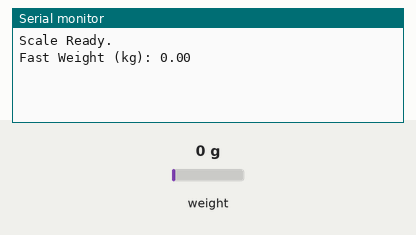
This sketch was run on a simulated Arduino Uno, built with avr-gcc and run on an emulated ATmega328P. On the bench: the last lines printed to the serial monitor. The inputs (shaded band) are chosen by the test bench; at power-on: weight on the scale 0 g.

Above: at 2.2 s.
2.3 s: weight on the scale set to 100 g
At 3.3 s:
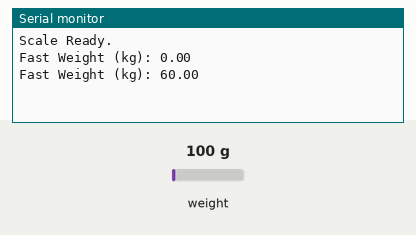
3.8 s: weight on the scale set to 1250 g
At 5.3 s:
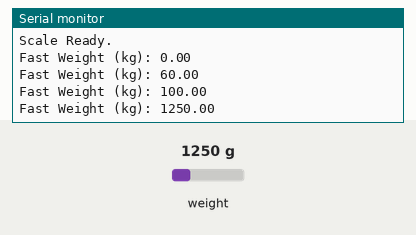
Timing chart, 0 to 6.8 s (numbered marks = the images above; inputs shaded):
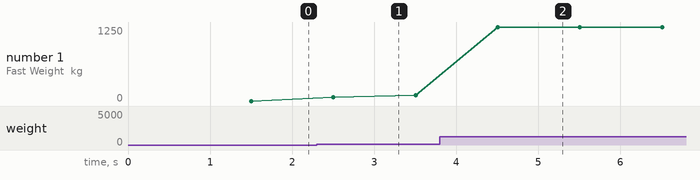

The sketch:

load_cell_average_read.ino
```cpp
#include "HX711.h"

#define DOUT  22  // HX711 Data Pin
#define SCK   23  // HX711 Clock Pin

HX711 scale;
float calibration_factor = 2521;  // Replace with your correct value
const int numReadings = 5;  // Reduce for faster response

void setup() {
  Serial.begin(115200);
  scale.begin(DOUT, SCK);
  scale.set_scale(calibration_factor);
  scale.tare();  // Reset to zero
  Serial.println("Scale Ready.");
}

float getFastWeight() {
  float sum = 0;

  for (int i = 0; i < numReadings; i++) {
    sum += scale.get_units(1);  // Get one reading
  }

  return sum / numReadings;  // Return average
}

void loop() {
  float weight = getFastWeight();

  Serial.print("Fast Weight (kg): ");
  Serial.println(weight, 2);

  delay(500);  // Shorter delay for faster readings
}
```

Measured:
- after the input at 2.3 s, the serial monitor: prints a new line after 0.20 s (image 1)
- after the input at 3.8 s, the serial monitor: prints a new line after 0.71 s (image 2)
- plotted number 1: 0 → 100 after the input at 2.3 s, 100 → 1250 after the input at 3.8 s
